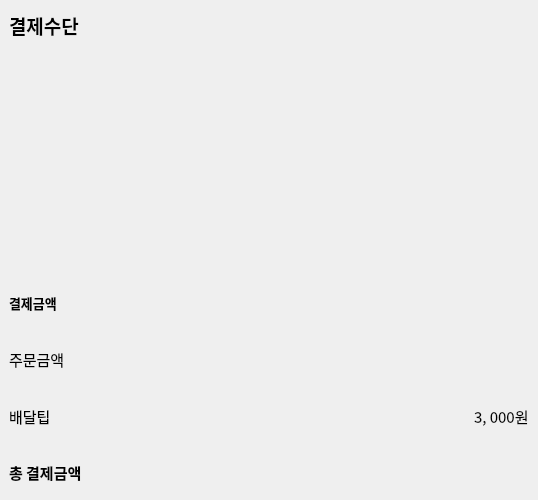
                 <widget class="QWidget" name="widget_20" native="true">
                  <property name="minimumSize">
                   <size>
                    <width>0</width>
                    <height>500</height>
                   </size>
                  </property>
                  <layout class="QVBoxLayout" name="verticalLayout_15">
                   <property name="spacing">
                    <number>0</number>
                   </property>
                   <property name="leftMargin">
                    <number>0</number>
                   </property>
                   <property name="topMargin">
                    <number>0</number>
                   </property>
                   <property name="rightMargin">
                    <number>0</number>
                   </property>
                   <property name="bottomMargin">
                    <number>0</number>
                   </property>
                   <item>
                    <widget class="QWidget" name="widget_21" native="true">
                     <property name="maximumSize">
                      <size>
                       <width>16777215</width>
                       <height>50</height>
                      </size>
                     </property>
                     <layout class="QHBoxLayout" name="horizontalLayout_12">
                      <item>
                       <widget class="QLabel" name="label_6">
                        <property name="font">
                         <font>
                          <family>맑은 고딕</family>
                          <pointsize>14</pointsize>
                          <weight>75</weight>
                          <bold>true</bold>
                         </font>
                        </property>
                        <property name="text">
                         <string>결제수단</string>
                        </property>
                       </widget>
                      </item>
                      <item>
                       <spacer name="horizontalSpacer_12">
                        <property name="orientation">
                         <enum>Qt::Horizontal</enum>
                        </property>
                        <property name="sizeHint" stdset="0">
                         <size>
                          <width>20</width>
                          <height>20</height>
                         </size>
                        </property>
                       </spacer>
                      </item>
                     </layout>
                    </widget>
                   </item>
                   <item>
                    <widget class="QWidget" name="widget_22" native="true">
                     <property name="maximumSize">
                      <size>
                       <width>16777215</width>
                       <height>16777215</height>
                      </size>
                     </property>
                     <layout class="QHBoxLayout" name="horizontalLayout_13">
                      <property name="spacing">
                       <number>0</number>
                      </property>
                      <property name="leftMargin">
                       <number>0</number>
                      </property>
                      <property name="topMargin">
                       <number>0</number>
                      </property>
                      <property name="rightMargin">
                       <number>0</number>
                      </property>
                      <property name="bottomMargin">
                       <number>0</number>
                      </property>
                      <item>
                       <spacer name="horizontalSpacer_13">
                        <property name="orientation">
                         <enum>Qt::Horizontal</enum>
                        </property>
                        <property name="sizeHint" stdset="0">
                         <size>
                          <width>155</width>
                          <height>20</height>
                         </size>
                        </property>
                       </spacer>
                      </item>
                      <item>
                       <widget class="QLabel" name="label_7">
                        <property name="maximumSize">
                         <size>
                          <width>350</width>
                          <height>170</height>
                         </size>
                        </property>
                        <property name="text">
                         <string/>
                        </property>
                        <property name="pixmap">
                         <pixmap>menu_img/card.jpg</pixmap>
                        </property>
                        <property name="scaledContents">
                         <bool>true</bool>
                        </property>
                       </widget>
                      </item>
                      <item>
                       <spacer name="horizontalSpacer_14">
                        <property name="orientation">
                         <enum>Qt::Horizontal</enum>
                        </property>
                        <property name="sizeHint" stdset="0">
                         <size>
                          <width>155</width>
                          <height>20</height>
                         </size>
                        </property>
                       </spacer>
                      </item>
                     </layout>
                    </widget>
                   </item>
                   <item>
                    <widget class="QWidget" name="widget_23" native="true">
                     <layout class="QVBoxLayout" name="verticalLayout_14">
                      <property name="spacing">
                       <number>0</number>
                      </property>
                      <property name="leftMargin">
                       <number>0</number>
                      </property>
                      <property name="topMargin">
                       <number>0</number>
                      </property>
                      <property name="rightMargin">
                       <number>0</number>
                      </property>
                      <property name="bottomMargin">
                       <number>0</number>
                      </property>
                      <item>
                       <widget class="QWidget" name="widget_24" native="true">
                        <layout class="QHBoxLayout" name="horizontalLayout_15">
                         <item>
                          <widget class="QLabel" name="label_8">
                           <property name="font">
                            <font>
                             <family>맑은 고딕</family>
                             <pointsize>10</pointsize>
                             <weight>75</weight>
                             <bold>true</bold>
                            </font>
                           </property>
                           <property name="text">
                            <string>결제금액</string>
                           </property>
                          </widget>
                         </item>
                         <item>
                          <spacer name="horizontalSpacer_2">
                           <property name="orientation">
                            <enum>Qt::Horizontal</enum>
                           </property>
                           <property name="sizeHint" stdset="0">
                            <size>
                             <width>463</width>
                             <height>20</height>
                            </size>
                           </property>
                          </spacer>
                         </item>
                        </layout>
                       </widget>
                      </item>
                      <item>
                       <widget class="QWidget" name="widget_25" native="true">
                        <layout class="QHBoxLayout" name="horizontalLayout_14">
                         <item>
                          <widget class="QLabel" name="label_9">
                           <property name="font">
                            <font>
                             <family>맑은 고딕</family>
                             <pointsize>11</pointsize>
                            </font>
                           </property>
                           <property name="text">
                            <string>주문금액</string>
                           </property>
                          </widget>
                         </item>
                         <item>
                          <spacer name="horizontalSpacer_15">
                           <property name="orientation">
                            <enum>Qt::Horizontal</enum>
                           </property>
                           <property name="sizeHint" stdset="0">
                            <size>
                             <width>449</width>
                             <height>20</height>
                            </size>
                           </property>
                          </spacer>
                         </item>
                         <item>
                          <widget class="QLabel" name="label_order">
                           <property name="font">
                            <font>
                             <family>맑은 고딕</family>
                             <pointsize>11</pointsize>
                            </font>
                           </property>
                           <property name="text">
                            <string/>
                           </property>
                          </widget>
                         </item>
                        </layout>
                       </widget>
                      </item>
                      <item>
                       <widget class="QWidget" name="widget_26" native="true">
                        <layout class="QHBoxLayout" name="horizontalLayout_3">
                         <item>
                          <widget class="QLabel" name="label_11">
                           <property name="font">
                            <font>
                             <family>맑은 고딕</family>
                             <pointsize>11</pointsize>
                            </font>
                           </property>
                           <property name="text">
                            <string>배달팁</string>
                           </property>
                          </widget>
                         </item>
                         <item>
                          <spacer name="horizontalSpacer_16">
                           <property name="orientation">
                            <enum>Qt::Horizontal</enum>
                           </property>
                           <property name="sizeHint" stdset="0">
                            <size>
                             <width>396</width>
                             <height>20</height>
                            </size>
                           </property>
                          </spacer>
                         </item>
                         <item>
                          <widget class="QLabel" name="label_12">
                           <property name="font">
                            <font>
                             <family>맑은 고딕</family>
                             <pointsize>11</pointsize>
                            </font>
                           </property>
                           <property name="text">
                            <string/>
                           </property>
                          </widget>
                         </item>
                         <item>
                          <widget class="QLabel" name="label_13">
                           <property name="font">
                            <font>
                             <family>맑은 고딕</family>
                             <pointsize>11</pointsize>
                             <weight>50</weight>
                             <bold>false</bold>
                            </font>
                           </property>
                           <property name="text">
                            <string>3, 000원</string>
                           </property>
                          </widget>
                         </item>
                        </layout>
                       </widget>
                      </item>
                      <item>
                       <widget class="QWidget" name="widget_27" native="true">
                        <layout class="QHBoxLayout" name="horizontalLayout_16">
                         <item>
                          <widget class="QLabel" name="label_14">
                           <property name="font">
                            <font>
                             <family>맑은 고딕</family>
                             <pointsize>11</pointsize>
                             <weight>75</weight>
                             <bold>true</bold>
                            </font>
                           </property>
                           <property name="text">
                            <string>총 결제금액</string>
                           </property>
                          </widget>
                         </item>
                         <item>
                          <spacer name="horizontalSpacer_17">
                           <property name="orientation">
                            <enum>Qt::Horizontal</enum>
                           </property>
                           <property name="sizeHint" stdset="0">
                            <size>
                             <width>429</width>
                             <height>20</height>
                            </size>
                           </property>
                          </spacer>
                         </item>
                         <item>
                          <widget class="QLabel" name="label_pay">
                           <property name="font">
                            <font>
                             <family>맑은 고딕</family>
                             <pointsize>11</pointsize>
                             <weight>75</weight>
                             <bold>true</bold>
                            </font>
                           </property>
                           <property name="text">
                            <string/>
                           </property>
                          </widget>
                         </item>
                        </layout>
                       </widget>
                      </item>
                     </layout>
                    </widget>
                   </item>
                  </layout>
                 </widget>
